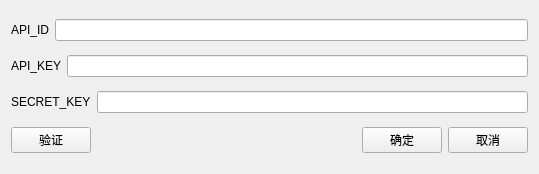
<?xml version="1.0" encoding="UTF-8"?>
<ui version="4.0">
 <class>SettingsForm</class>
 <widget class="QWidget" name="SettingsForm">
  <property name="geometry">
   <rect>
    <x>0</x>
    <y>0</y>
    <width>539</width>
    <height>174</height>
   </rect>
  </property>
  <property name="sizePolicy">
   <sizepolicy hsizetype="Preferred" vsizetype="Fixed">
    <horstretch>0</horstretch>
    <verstretch>0</verstretch>
   </sizepolicy>
  </property>
  <property name="windowTitle">
   <string>设置API Key</string>
  </property>
  <layout class="QVBoxLayout" name="verticalLayout">
   <item>
    <layout class="QHBoxLayout" name="horizontalLayout_3">
     <item>
      <widget class="QLabel" name="label">
       <property name="text">
        <string>API_ID</string>
       </property>
      </widget>
     </item>
     <item>
      <widget class="QLineEdit" name="lineEdit"/>
     </item>
    </layout>
   </item>
   <item>
    <layout class="QHBoxLayout" name="horizontalLayout_4">
     <item>
      <widget class="QLabel" name="label_2">
       <property name="text">
        <string>API_KEY</string>
       </property>
      </widget>
     </item>
     <item>
      <widget class="QLineEdit" name="lineEdit_2"/>
     </item>
    </layout>
   </item>
   <item>
    <layout class="QHBoxLayout" name="horizontalLayout_5">
     <item>
      <widget class="QLabel" name="label_3">
       <property name="text">
        <string>SECRET_KEY</string>
       </property>
      </widget>
     </item>
     <item>
      <widget class="QLineEdit" name="lineEdit_3"/>
     </item>
    </layout>
   </item>
   <item>
    <layout class="QHBoxLayout" name="horizontalLayout_2">
     <item>
      <widget class="QPushButton" name="assertButton">
       <property name="text">
        <string>验证</string>
       </property>
      </widget>
     </item>
     <item>
      <spacer name="horizontalSpacer">
       <property name="orientation">
        <enum>Qt::Horizontal</enum>
       </property>
       <property name="sizeHint" stdset="0">
        <size>
         <width>40</width>
         <height>20</height>
        </size>
       </property>
      </spacer>
     </item>
     <item>
      <layout class="QHBoxLayout" name="horizontalLayout">
       <item>
        <widget class="QPushButton" name="pushButton">
         <property name="text">
          <string>确定</string>
         </property>
        </widget>
       </item>
       <item>
        <widget class="QPushButton" name="pushButton_2">
         <property name="text">
          <string>取消</string>
         </property>
        </widget>
       </item>
      </layout>
     </item>
    </layout>
   </item>
  </layout>
 </widget>
 <resources/>
 <connections/>
</ui>
